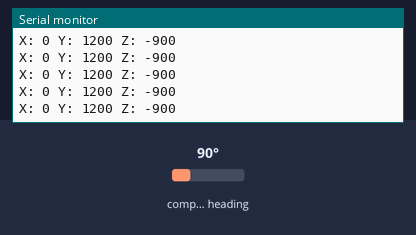
A sketch run on a simulated Arduino Uno, built with avr-gcc and run on an emulated ATmega328P. Shown: the last lines printed to the serial monitor. Inputs (shaded band) come from the test bench; at power-on: compass heading 90°.

Above: at 1.2 s.
1.3 s: compass heading set to 7°
At 1.69 s:
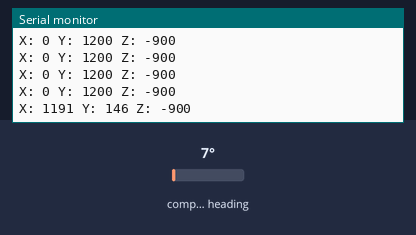
2.8 s: compass heading set to 180°
At 2.95 s:
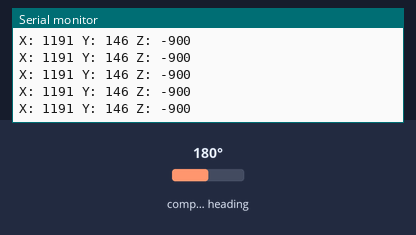
Timing chart, 0 to 5.8 s (numbered marks = the images above; inputs shaded):
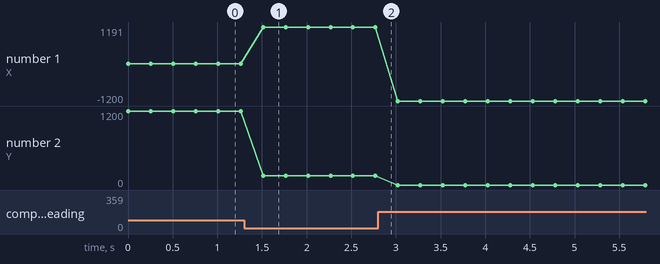

The sketch:

compass_smoothing.ino
```cpp
// (licence header left out)
#include <QMC5883LCompass.h>

QMC5883LCompass compass;

void setup() {
  Serial.begin(115200);
  compass.init();

  /*
   *   call setSmoothing(STEPS, ADVANCED);
   *
   *   STEPS     = int   The number of steps to smooth the results by. Valid 1 to 10.
   *                     Higher steps equals more smoothing but longer process time.
   *
   *   ADVANCED  = bool  Turn advanced smmothing on or off. True will remove the max and min values from each step and then process as normal.
   *                     Turning this feature on will results in even more smoothing but will take longer to process.
   *
   */
  compass.setSmoothing(10,true);
}

void loop() {
  int x, y, z;

  // Read compass values
  compass.read();

  // Return XYZ readings
  x = compass.getX();
  y = compass.getY();
  z = compass.getZ();

  Serial.print("X: ");
  Serial.print(x);
  Serial.print(" Y: ");
  Serial.print(y);
  Serial.print(" Z: ");
  Serial.print(z);
  Serial.println();

  delay(250);
}
```

Measured:
- after the input at 1.3 s, the serial monitor: prints a new line after 0.21 s (image 1)
- plotted number 1: 0 → 1191 after the input at 1.3 s, 1191 → -1200 after the input at 2.8 s
- plotted number 2: 1200 → 146 after the input at 1.3 s
